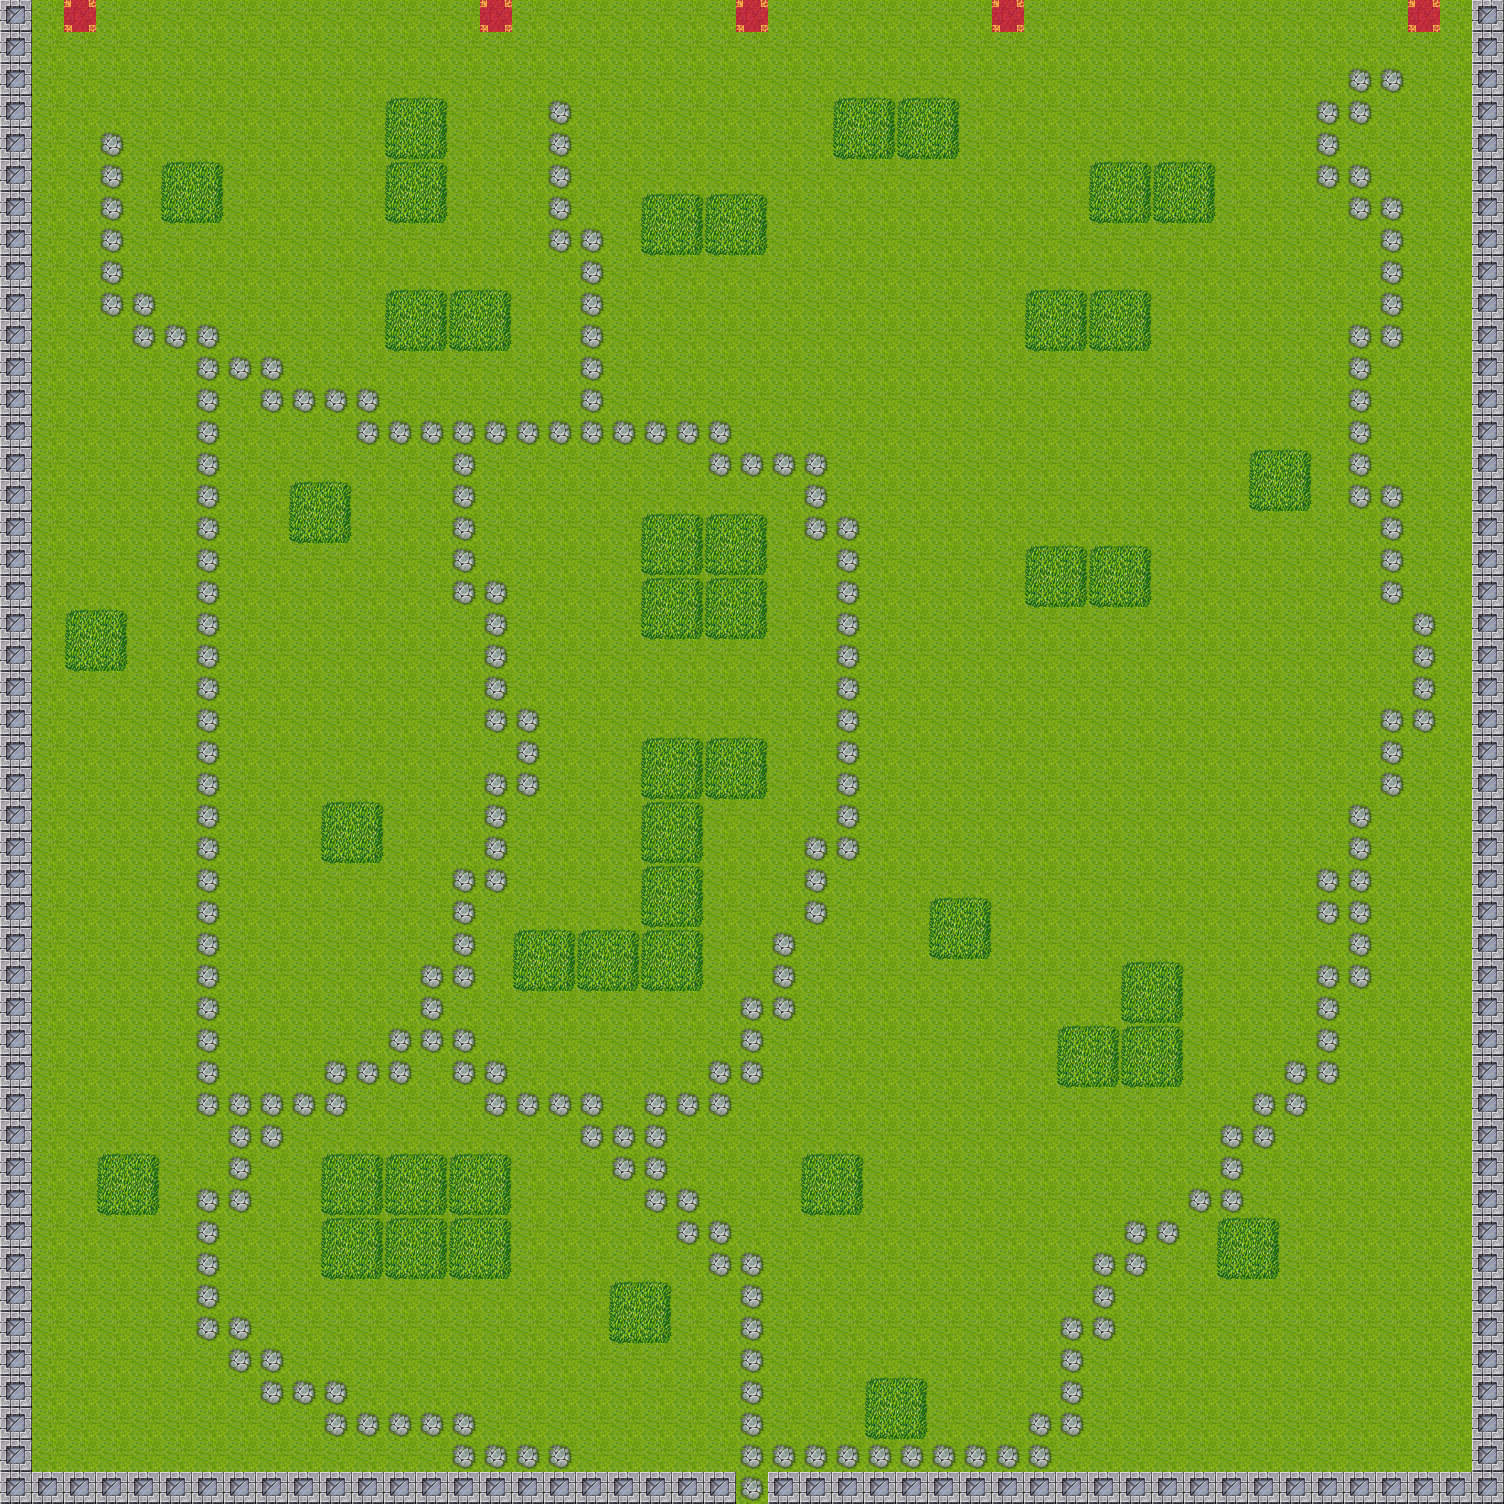

This is a level from a 2D game, rendered from its Tiled map with the project's own tilesets. A one-line summary and the map file follow, with tile-layer data summarised:
An orthogonal 47x47 tile map with 32x32 px tiles, 2 tile layers (Background, obstacles).

<map version="1.0" orientation="orthogonal" width="47" height="47" tilewidth="32" tileheight="32">
 <tileset firstgid="1" name="tilea2" tilewidth="32" tileheight="32">
  <image source="tilea2.png" trans="ff00ff" width="512" height="384" />
 </tileset>
 <layer name="Background" width="47" height="47">
  <data>[2209 cells, 2209 non-empty, 1 distinct tile ids]</data>
 </layer>
 <layer name="obstacles" width="47" height="47">
  <data>[2209 cells, 567 non-empty, 7 distinct tile ids]</data>
 </layer>
</map>
